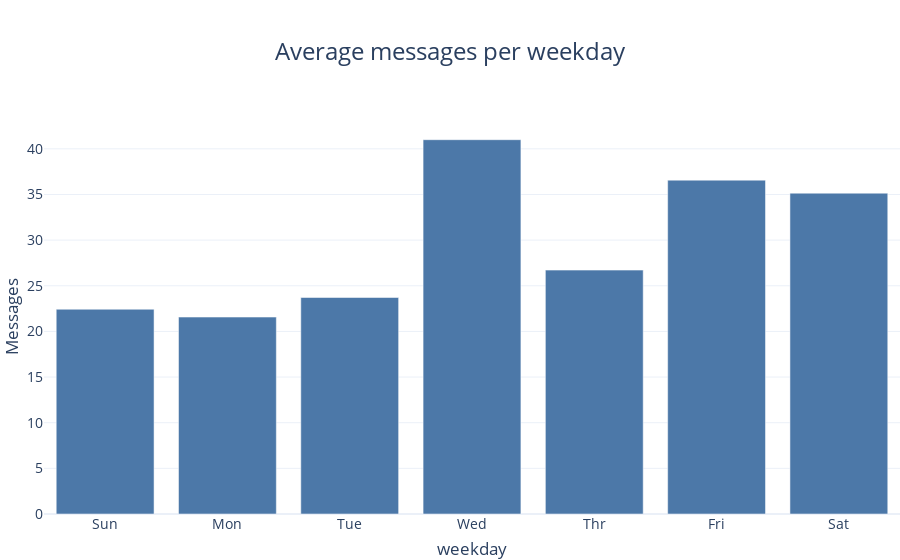

Source (notebook cell):
### Markdown cell above
# Hier weiter machen

### Code cell
plot_data = pd.DataFrame()
plot_data["messages"] = df.groupby(['weekday']).count()['message'] / len(df.groupby(['weekday']).count().index)
plot_data.reset_index(inplace=True)
plot_data["weekday"] = map_datetime(plot_data["weekday"], "week")

bar3 = P.barplot(data=plot_data, x="weekday",y="messages", title_text="Average messages per weekday", xaxis_title="weekday", yaxis_title="Messages",xtickvals=plot_data["weekday"])
bar3.show()

### Figure 1 — Plotly figure (JSON) as saved in the notebook; plotly's stock layout.template omitted (floating-point values rounded to 4 significant figures)
{"data": [{"alignmentgroup": "True", "hovertemplate": "weekday=%{x}<br>messages=%{y}<extra></extra>", "legendgroup": "", "marker": {"color": "#4C78A8"}, "name": "", "offsetgroup": "", "orientation": "v", "showlegend": false, "textposition": "auto", "type": "bar", "x": ["Sun", "Mon", "Tue", "Wed", "Thr", "Fri", "Sat"], "xaxis": "x", "y": [22.43, 21.57, 23.71, 41, 26.71, 36.57, 35.14], "yaxis": "y"}], "layout": {"autosize": true, "font": {"size": 14}, "legend": {"orientation": "h", "tracegroupgap": 0, "y": -0.3}, "margin": {"b": 0, "l": 0, "r": 0, "t": 120}, "title": {"font": {"size": 24}, "text": "Average messages per weekday", "x": 0.5}, "xaxis": {"anchor": "y", "domain": [0, 1], "tickvals": ["Sun", "Mon", "Tue", "Wed", "Thr", "Fri", "Sat"], "title": {"text": "weekday"}}, "yaxis": {"anchor": "x", "domain": [0, 1], "title": {"text": "Messages"}}}}
